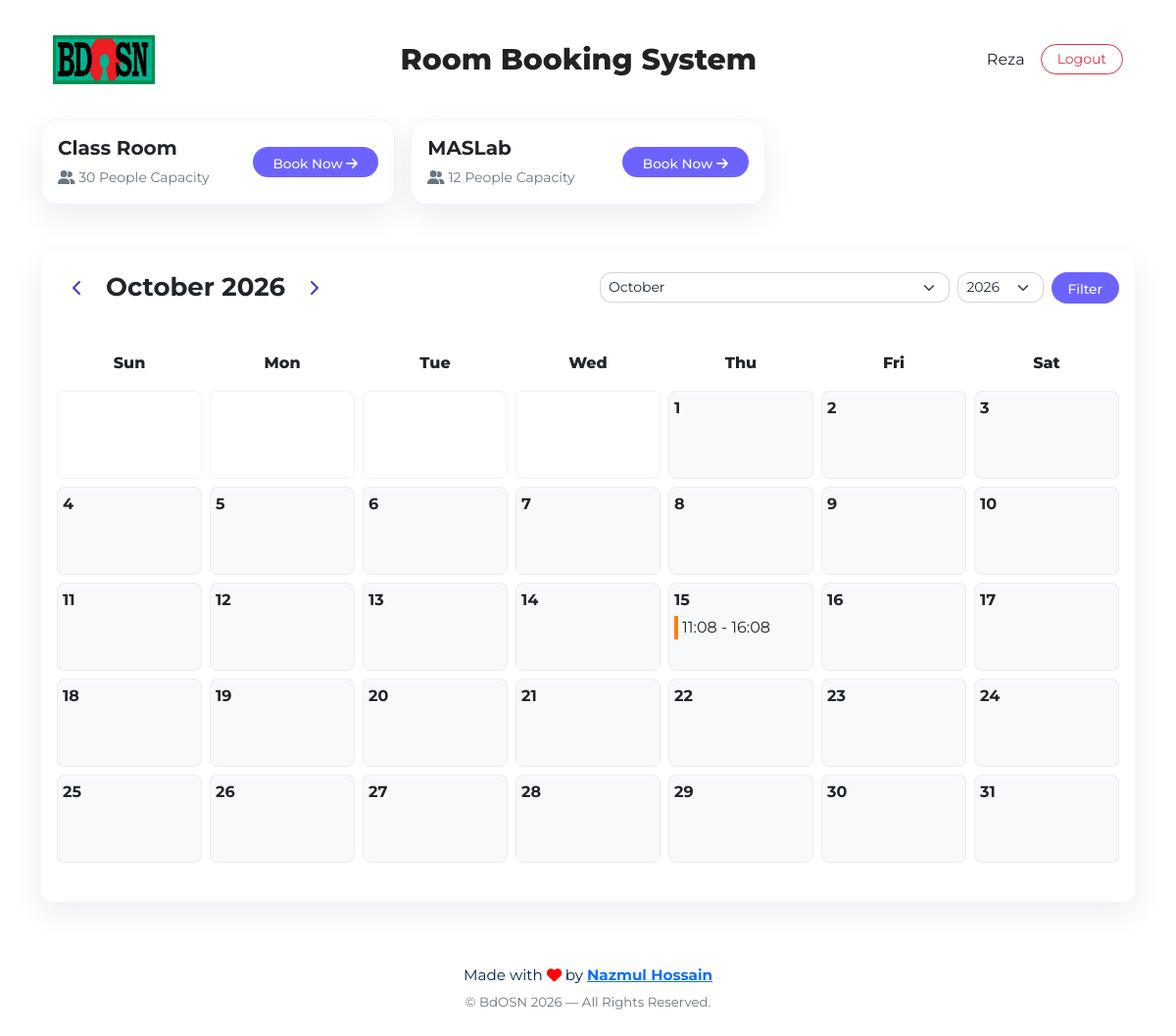
Screenshot of / (signed in) with the database file from the repository.
### BookingSystem/models.py (models this page shows, shortened)
class Room(models.Model):
    name = models.CharField(max_length=100, default="Unnamed Room")
    capacity = models.PositiveIntegerField(default=10)

class Booking(models.Model):
    user = models.ForeignKey(User, on_delete=models.CASCADE, null=True, blank=True)
    room = models.ForeignKey(Room, on_delete=models.CASCADE)
    title = models.CharField(max_length=200, default="Untitled Conference")
    conference_date = models.DateField(default=date.today)
    start_time = models.TimeField(default=time(9, 0))   # default 9:00 AM
    end_time = models.TimeField(default=time(10, 0))   # default 10:00 AM
    organization = models.CharField(max_length=100, blank=True, null=True, default="Not specified")  # allow empty
    booked_for = models.CharField(max_length=150, blank=True, null=True, default="Self")  # allow empty
    additional_support = models.TextField(
        blank=True,
        default="No additional support needed"
    )
    class Meta:
        ordering = ['conference_date', 'start_time']
        verbose_name = "Room Booking"
        verbose_name_plural = "Room Bookings"

### BookingSystem/views.py (the view)
# urls.py: 2. Add a URL to urlpatterns:  path('', views.home, name='home')
def home(request):
    archive_expired_bookings()
    rooms = Room.objects.all()
    today = localdate()
    month = int(
        request.GET.get(
            "month",
            today.month
        )
    )
    year = int(
        request.GET.get(
            "year",
            today.year
        )
    )
    prev_month = (
        month - 1
        if month > 1
        else 12
    )
    prev_year = (
        year
        if month > 1
        else year - 1
    )
    next_month = (
        month + 1
        if month < 12
        else 1
    )
    next_year = (
        year
        if month < 12
        else year + 1
    )
    start_date = date(
        year,
        month,
        1
    )
    end_date = date(
        year,
        month,
        monthrange(year, month)[1]
    )
    bookings = list(
        Booking.objects
        .filter(
            conference_date__range=(
                start_date,
                end_date
            )
        )
        .select_related("user", "room")
        .order_by(
            "conference_date",
            "start_time"
        )
    )
    bookings_by_day = {}
    for booking in bookings:
        day = booking.conference_date.day
        if day not in bookings_by_day:
            bookings_by_day[day] = []
        bookings_by_day[day].append(booking)
    for day, day_bookings in bookings_by_day.items():
        random.shuffle(day_bookings)
        for index, booking in enumerate(day_bookings):
            booking.color = (
                BOOKING_COLORS[
                    index % len(BOOKING_COLORS)
                ]
            )
    months = [
        (i, month_name[i])
        for i in range(1, 13)
    ]
    context = {
        "rooms": rooms,
        "bookings": bookings,
        "bookings_by_day": bookings_by_day,
        "selected_month": month,
        "selected_year": year,
        "prev_month": prev_month,
        "prev_year": prev_year,
        "next_month": next_month,
        "next_year": next_year,
        "months": months,
        "years": range(
            today.year,
            today.year + 3
        ),
        "month_year": (
            month,
            year
        ),
    }
    return render(
        request,
        "home.html",
        context
    )

### BookingSystem/templatetags/calendar_extras.py (called while the page is built)
@register.filter(name="get_month_days")
def get_month_days(value, month_year):
    try:
        month, year = month_year
        return range(1, calendar.monthrange(year, month)[1] + 1)
    except Exception:
        return []

@register.filter(name="day_has_booking")
def day_has_booking(bookings, day):
    return any(b.conference_date.day == day for b in bookings)

@register.filter(name="bookings_for_day")
def bookings_for_day(bookings, day):
    return [b for b in bookings if b.conference_date.day == day]

@register.filter
def get_month_start_blank(value, month_year):
    try:
        month, year = month_year
        first_day = datetime.date(year, month, 1)
        return range((first_day.weekday() + 1) % 7)
    except Exception:
        return []

### BookingSystem/views.py (called while the page is built, shortened)
def archive_expired_bookings():
    now = localtime()
    current_date = now.date()
    current_time = now.time()
    archived_count = 0
    with transaction.atomic():
        expired_bookings = (
            Booking.objects
            .select_for_update()
            .select_related("user", "room")
            .filter(
                conference_date__lte=current_date
            )
        )
    return archived_count

### BookingSystem/templates/home.html (shortened to what this page needs)
{% extends "base.html" %}
{% load static %}
{% load calendar_extras %}
{% block links %}
    <link rel="stylesheet" href="{% static 'css/home.css' %}">
{% endblock links %}
{% block contents %}
    <section class="container my-2">
    <div class="row g-3">
        {% for room in rooms %}
        <div class="col-12 col-sm-6 col-md-4 col-lg-4 col-xl-4">
            <div class="card h-100 shadow-sm">
                <div class="card-body d-flex justify-content-between align-items-center">
                    <div>
                        <h6 class="card-title fw-bold text-dark m-0">{{ room.name }}</h6>
                        <p class="card-text text-muted small mt-2">
                            <i class="fa-solid fa-user-group"></i>
                            {{ room.capacity }} {% if room.capacity == 1 %}Person{% else %}People{% endif %} Capacity
                        </p>
                    </div>
                    <div>
                        {% if user.is_authenticated %}
                            <a href="{% url 'book_room' room.id %}" class="btn btn-purple rounded-pill btn-sm"><span>Book Now <i class="fa fa-arrow-right"></i></span></a>
                        {% else %}
                            <a href="{% url 'login' %}?next={% url 'book_room' room.id %}" class="btn btn-purple rounded-pill btn-sm"><span>Book Now <i class="fa fa-arrow-right"></i></span></a>
                        {% endif %}
                    </div>
                </div>
            </div>
        </div>
        {% empty %}
        <p>No rooms available.</p>
        {% endfor %}
    </div>
</section>
<div class="container my-5">
    <div class="card shadow-sm booking-card">
        <div class="card-body">
                        <div class="row align-items-center mb-4">
                <div class="col-12 col-lg-6 mb-2 mb-lg-0">
                    <div class="calendar-header d-flex align-items-center justify-content-center justify-content-lg-start gap-2">
                        <a href="?month={{ prev_month }}&year={{ prev_year }}" class="calendar-nav-btn" aria-label="Previous month">
                            <i class="fa-solid fa-chevron-left"></i>
                        </a>
                        <h5 class="title_booking fw-bold m-0 text-center text-lg-start">
                            {% for m_num, m_name in months %}
                                {% if m_num == selected_month %}
                                    {{ m_name }}
                                {% endif %}
                            {% endfor %}
                            {{ selected_year }}
                        </h5>
                        <a href="?month={{ next_month }}&year={{ next_year }}" class="calendar-nav-btn" aria-label="Next month">
                            <i class="fa-solid fa-chevron-right"></i>
                        </a>
                    </div>
                </div>
                <div class="col-12 col-lg-6">
                    <form method="get"
                        class="d-flex justify-content-center justify-content-lg-end align-items-center gap-2 filter_form">
                        <select name="month" class="form-select form-select-sm month-select modern-select">
                            {% for m_num, m_name in months %}
                                <option value="{{ m_num }}" {% if m_num == selected_month %}selected{% endif %}>
                                    {{ m_name }}
                                </option>
                            {% endfor %}
                        </select>
                        <select name="year" class="form-select year-select form-select-sm modern-select">
                            {% for y in years %}
                                <option value="{{ y }}" {% if y == selected_year %}selected{% endif %}>
                                    {{ y }}
                                </option>
                            {% endfor %}
                        </select>
                        <button type="submit" class="btn btn-purple rounded-pill btn-sm px-3"><span>Filter</span></button>
                    </form>
                </div>
<div class="calendar-grid week-names mt-4 pt-3">
    <div class="calendar-weekday">Sun</div>
    <div class="calendar-weekday">Mon</div>
    <div class="calendar-weekday">Tue</div>
    <div class="calendar-weekday">Wed</div>
    <div class="calendar-weekday">Thu</div>
    <div class="calendar-weekday">Fri</div>
    <div class="calendar-weekday">Sat</div>
</div>
<div class="calendar-grid mt-2">
    {% for blank in 1|get_month_start_blank:month_year %}
        <div class="calendar-day empty"></div>
    {% endfor %}
    {% for day in 1|get_month_days:month_year %}
        <div class="calendar-day {% if bookings|day_has_booking:day %}booked{% else %}available{% endif %}"
             data-bs-toggle="modal" data-bs-target="#dayModal{{ day }}">
            <span class="day-number">{{ day }}</span>
            {% with day_bookings=bookings|bookings_for_day:day %}
                {% if day_bookings %}
                <div class="booking-lines d-none d-lg-flex flex-column gap-1">
                    {% for booking in day_bookings %}
                    <div class="booking-line" style="border-left: 4px solid {{ booking.color }};">
                        {{ booking.start_time|time:"H:i" }} - {{ booking.end_time|time:"H:i" }}
                    </div>
                    {% endfor %}
                </div>
                {% endif %}
            {% endwith %}
        </div>
    {% endfor %}
</div>
        </div>
    </div>
</div>
{% endblock contents %}

### BookingSystem/templates/base.html (shortened to what this page needs)
{% load static %}
<!DOCTYPE html>
<html lang="en">
<head>
    <link rel="stylesheet" href="{% static 'css/base.css' %}" />
    <link rel="stylesheet" href="{% static 'css/bootstrap.min.css' %}" />
    <link rel="stylesheet" href="https://cdnjs.cloudflare.com/ajax/libs/font-awesome/6.6.0/css/all.min.css">
    {% block links %}{% endblock links %}
</head>
<body>
<nav class="container navbar navbar-expand-lg py-3 menubar">
  <div class="container-fluid">
    <a class="navbar-brand d-flex align-items-center fw-bold fs-4 text-primary" href="/">
      <img src="{% static 'img/bdosn_logo.jpeg' %}" alt="MASLab" class="img-fluid" style="max-height: 50px;">
    </a>
    <div class="mx-auto d-none d-lg-block">
      <h4 class="mb-0 text-center fw-semibold title">Room Booking System</h4>
    </div>
    <div class="d-flex align-items-center">
      {% if user.is_authenticated %}
        <span class="me-3 text-dark fw-semibold"> {{ user.username }}</span>
        <a href="{% url 'logout' %}" class="btn btn-sm px-3 rounded-pill btn-outline-danger"><span class="mt-2">Logout</span></a>
      {% else %}
        <a href="{% url 'login' %}" class="btn btn-sm px-3 rounded-pill btn-outline-primary"><span class="fix">Login</span></a>
      {% endif %}
    </div>
  </div>
</nav>
{% block contents %}{% endblock contents %}
<footer class="footer mt-5 mb-0 py-3 text-light">
  <div class="container text-center">
    <p class="mb-1">
      Made with <span class="text-warning"><i class="fa-solid fa-heart"></i></span> by <strong> <a href="https://wwww.facebook.com/nazmul.XI"> Nazmul Hossain </a> </strong>
    </p>
    <small class="text-muted">© BdOSN 2026 — All Rights Reserved.</small>
  </div>
</footer>
</body>
</html>

### static/css/base.css (style rules this page uses)
* { margin: 0; padding: 0; box-sizing: border-box; font-family: "Montserrat", sans-serif; }
.navbar { margin: 15px 0; }
.navbar .title { font-family: "Montserrat", sans-serif !important; font-size: 30px; font-weight: 800; color: #222222; }
.footer, .footer p { font-family: "Montserrat", sans-serif; color: #002447 !important; font-size: 0.95rem; }
.footer strong { color: #002447 !important; transition: color 0.3s ease; }
.footer .text-warning { color: red !important; }

### static/css/home.css (style rules this page uses)
.card { background: #fff; border-radius: 16px; border: 1px solid rgba(108, 99, 255, 0.08); box-shadow: 0 12px 30px rgba(23, 34, 61, 0.08) !important; }
.calendar-header { gap: 12px; }
.calendar-nav-btn { width: 42px; height: 42px; border-radius: 50%; display: inline-flex; align-items: center; justify-content: center; color: #4338ca; text-decoration: none; transition: transform 0.2s ease, box-shadow 0.2s ease; }
.modern-select, .form-control, .form-select { border-radius: 12px !important; border: 1px solid rgba(17, 17, 17, 0.18) !important; box-shadow: none !important; transition: border-color 0.2s ease, box-shadow 0.2s ease; }
.card-title { font-family: "Montserrat", sans-serif; font-weight: 600; font-size: 20px; }
.card-text { font-family: "Montserrat", sans-serif; font-size: 14px; color: #666; }
.btn-purple { background: #6c63ff; color: #fff !important; font-size: 12px; font-weight: 700; padding: 6px 14px; border-radius: 50px; }
.btn-purple span { margin-top: 3px; }
.booking-card { border-radius: 12px; border: none; background: #fff; }
.title_booking { font-family: "Montserrat", sans-serif !important; font-weight: 600; font-size: 26px; }
.filter_form select, .filter_form button { font-family: "Montserrat", sans-serif; }
.year-select { width: 110px; }
.filter_form .modern-select { background-color: #fff; color: #1f2937; }
.form-select { outline: none !important; border-color: 0 !important; box-shadow: none !important; background-color: #fff; color: #000; }
.btn-purple { background: #6c63ff; color: #fff; border-radius: 50px; font-size: 0.85rem; font-weight: 500; padding: 5px 20px; line-height: 1.2; display: inline-flex; align-items: center; justify-content: center; text-align: center; }
.calendar-grid.week-names { grid-template-columns: repeat(7, 1fr); margin-bottom: 4px; }
.calendar-weekday { font-weight: 800; text-align: center; padding: 4px 0; font-size: 16px; }
.calendar-grid { display: grid; grid-template-columns: repeat(7, 1fr); gap: 8px; }
.calendar-day { min-height: 90px; border-radius: 8px; background: #f8f9fa; display: flex; flex-direction: column; padding: 5px; cursor: pointer; position: relative; font-size: 16px; border: 1px solid rgba(128,128,128,0.1); }
.booking-lines { display: flex; flex-direction: column; gap: 2px; }
.booking-line { flex: 1 1 auto; display: flex; align-items: center; padding-left: 4px; }
.calendar-day.empty { background: transparent; cursor: default; }
.day-number { font-size: 16px; font-weight: bold; }
.calendar-day::after { display: none; }
@media (min-width: 992px) { .calendar-day.booked { background: #f8f9fa !important; } }
@media (min-width: 992px) { .booking-lines { display: flex; flex-direction: column; gap: 2px; margin-top: 4px; } }
@media (min-width: 992px) { .booking-line { border-left: 4px solid #6f42c1; padding-left: 4px; } }

### rows the page displays
Room: name "Class Room", capacity "30", shows "People"
Room: name "MASLab", capacity "12", shows "People"
Booking: start_time "11:08", end_time "16:08"

### other values shown
{{ user.username }} "Reza"
{{ m_name }} "October"
{{ selected_year }} "2026"
{{ day }} "1" "2" "3" "4" "5" "6" "7" "8" "9" "10" "11" "12" "13" "14" "15" "16" "17" "18" "19" "20" "21" "22" "23" "24" "25" "26" "27" "28" "29" "30" "31"
form field month "October"
form field year "2026"
